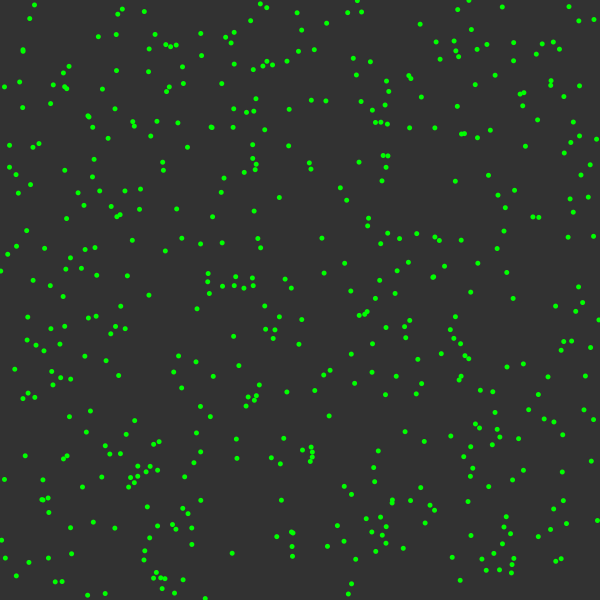
Frame 1 (no input)
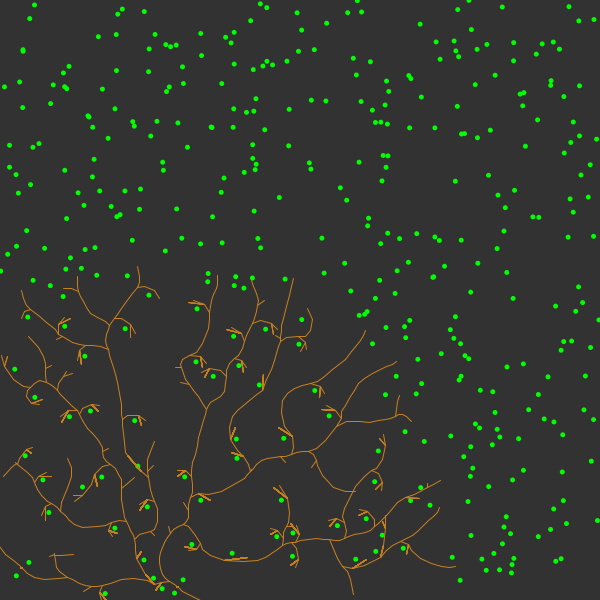
Frame 60 (the mouse pressed at the canvas centre just before this capture)
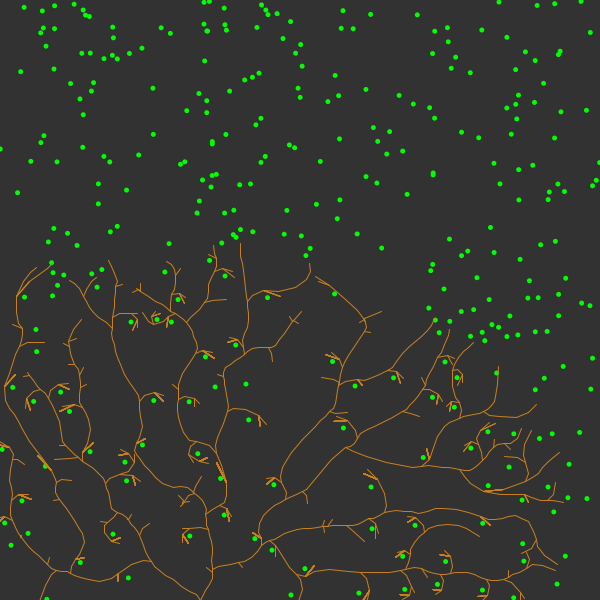
Frame 120 (the mouse held since frame 60 and released just before this capture)

The Processing sketch that drew these frames (run headless with seeded random() and noise(); from frame 60 on, the mouse is pressed at the canvas centre):

// Processing sketch: FractalTrees
// ── FractalTrees.pde
Tree tree;
float maxDist = 50;
float minDist = 6;
boolean start = true;


void setup()
{
  size(600, 600);
  tree = new Tree();
}

void mousePressed()
{
  tree = new Tree();
}

void draw()
{
  if (!start)
    return;

  background(50);
  tree.Show();
  tree.Grow();
}

// ── class_Branch.pde
class Branch
{
  PVector position = new PVector();
  PVector direction = new PVector();
  PVector origDir = new PVector();
  Branch parent;
  float len;
  int count;

  Branch(Branch branch, PVector v, PVector dir)
  {
    parent = branch;
    position = v;
    direction = dir;
    origDir = dir;
    count = 0;
    len = 6;
  }
  
  void Reset()
  {
    direction = origDir.copy();
    count = 0;
  }

  Branch Next()
  {
    PVector nextDir = PVector.mult(this.direction, this.len);
    PVector nextPos = PVector.add(this.position, nextDir);
    Branch newBranch = new Branch(this, nextPos, direction.copy()); 
    return newBranch;
  }

  void Show()
  {
    if (parent !=null)
    {
      strokeWeight(1.0f);
      stroke(200,128,30);
      line(this.position.x, this.position.y, this.parent.position.x, this.parent.position.y);
    }
  }
}

// ── class_Leaf.pde
class Leaf
{
  PVector position;
  boolean reached;

  Leaf()
  {
    this.position = new PVector(random(width), random(height));
    // Replace();
    reached = false;
  }

  void Show()
  {
    fill(0,255,0);
    noStroke();

    ellipse(position.x, position.y, 5, 5);
  }
  
  void Replace()
  {
    while ( (position.x > width*0.3 && position.x < width*0.7f) && 
      (position.y > height*0.3 && position.y < height*0.7f))
    {
      this.position = new PVector(random(width), random(height));
    } 
  }
}

// ── class_Tree.pde
class Tree
{
  ArrayList<Leaf> leaves;
  ArrayList<Branch> branches;
  int leafNumber;
  Branch root;

  Tree()
  {
    leaves = new ArrayList<Leaf>();
    branches  = new ArrayList<Branch>();

    leafNumber = 500;

    for (int i=0; i< leafNumber; i++)
    {
      this.leaves.add(new Leaf());
    }

    PVector startingPos = new PVector(width/3, height);
    PVector direction = new PVector(random(-1,1), random(-1,1));

    root = new Branch(null, startingPos, direction);

    branches.add(root);

    Branch currentBranch = root;

    boolean found = false;

    while (!found)
    {      
      for (int i=leaves.size() -1; i >= 0; i--)
      {
        float distance = PVector.dist(currentBranch.position, leaves.get(i).position);
        if (distance < maxDist)
        {
          found = true;
        }
      }

      if (!found)
      {
        Branch NextBranch = currentBranch.Next();
        currentBranch = NextBranch;
        this.branches.add(currentBranch);
      }
    }
  }

  void Grow()
  {
    for (int i = 0; i < this.leaves.size(); i ++)
    {
      Leaf leaf = this.leaves.get(i);

      Branch closestBranch = null;
      float record = 10000;

      for (int j = 0; j < this.branches.size(); j++)
      {
        Branch branch = this.branches.get(j);
        float distance = PVector.dist(leaf.position, branch.position);

        if (distance < minDist)
        {
          leaf.reached = true;
          closestBranch = null;
          break;
        } else if (distance > maxDist)
        {
        } else if (closestBranch == null || distance < record)
        {
          closestBranch = branch;
          record = distance;
        }
      }

      if (closestBranch != null)
      {
        PVector newDir = PVector.sub(leaf.position, closestBranch.position);
        newDir.normalize();
        closestBranch.direction.add(newDir);
        closestBranch.count++;
      }
    }

    for (int i = this.leaves.size()-1; i >= 0; i--)
    {
      if (leaves.get(i).reached)
      {
        leaves.remove(i);
      }
    }
    
    for(int i = this.branches.size()-1; i >= 0; i--)
    {
      Branch branch = this.branches.get(i);
      
      if(branch.count > 0 )
      {
        branch.direction.div(branch.count);
        this.branches.add(branch.Next());
      }
      branch.Reset();
      
    }
    
    
  }

  void Show()
  {
    for (int i=0; i < this.leaves.size(); i ++)
    {
      this.leaves.get(i).Show();
    }

    for (int i = 0; i < this.branches.size(); i++)
    {
      this.branches.get(i).Show();
    }
  }
}

// ── old_BranchMethods.pde
class OldBranch
{
  PVector begin;
  PVector end;
  boolean sprouted = false;

  OldBranch(PVector begin, PVector end)
  {
    this.begin = begin;
    this.end = end;
  }

  void DrawBranch()
  {
    line(begin.x, begin.y, end.x, end.y);
  }

  OldBranch Reiterate(float sizeReduction, float angle)
  {
    PVector direction = PVector.sub(this.end, this.begin);
    direction.mult(sizeReduction * ((noise(millis()/1000.0f)+0.5)*0.8f ));
    direction.rotate(angle);
    PVector newEndPoint = PVector.add(this.end, direction);

    sprouted = true;

    return new OldBranch(this.end, newEndPoint);
  }

  void Sway()
  {
    float xVal = noise(end.x + millis()/1000.0f)*2-1;
    float yVal = noise(end.y + millis()/1000.0f)*2-1;
    
    PVector offset = new PVector(xVal,yVal);
    end.add(offset);
  }
}

// ── old_FracTrees.pde
ArrayList<OldBranch> treeOld = new ArrayList<OldBranch>();

float startingHeightOld = 100;
float angleOld = PI/8;
float sizeReductionOld = 0.67f;

void OldMousePressed()
{
  for (int i = treeOld.size() -1; i >= 0; i--)
  {
    if (!treeOld.get(i).sprouted)
    {
      treeOld.add(treeOld.get(i).Reiterate(sizeReductionOld, angleOld));
      treeOld.add(treeOld.get(i).Reiterate(sizeReductionOld, -angleOld));
    }
  }
}

void OldDraw()
{
  background(20);
  for (int i = 0; i < treeOld.size(); i++)
  {
    treeOld.get(i).DrawBranch();
    treeOld.get(i).Sway();
  }
}

void OldSetup()
{
  size(400, 400);
  background(20);
  stroke(255);

  PVector _bottomMiddle = new PVector(width/2, height, 0);
  PVector _trunkTop = new PVector(width/2, height-startingHeightOld, 0);
  OldBranch trunk = new OldBranch(_bottomMiddle, _trunkTop);

  treeOld.add(trunk);
}
